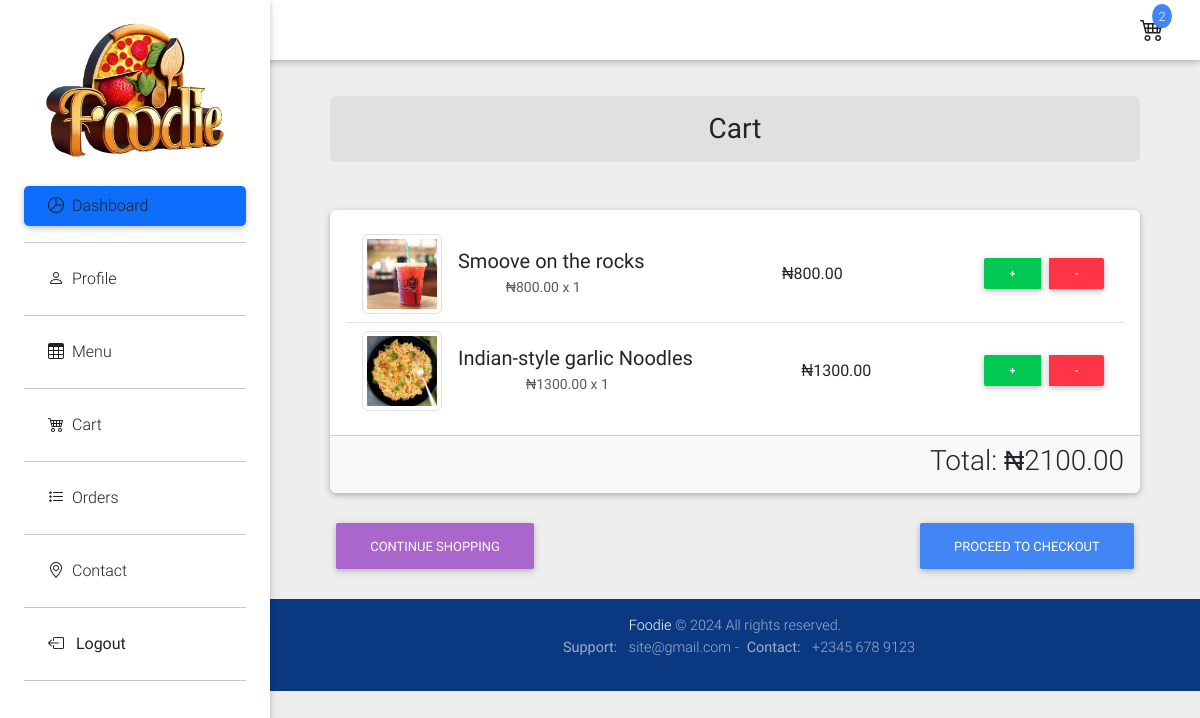
The app's page /cart/ (signed in), older data.
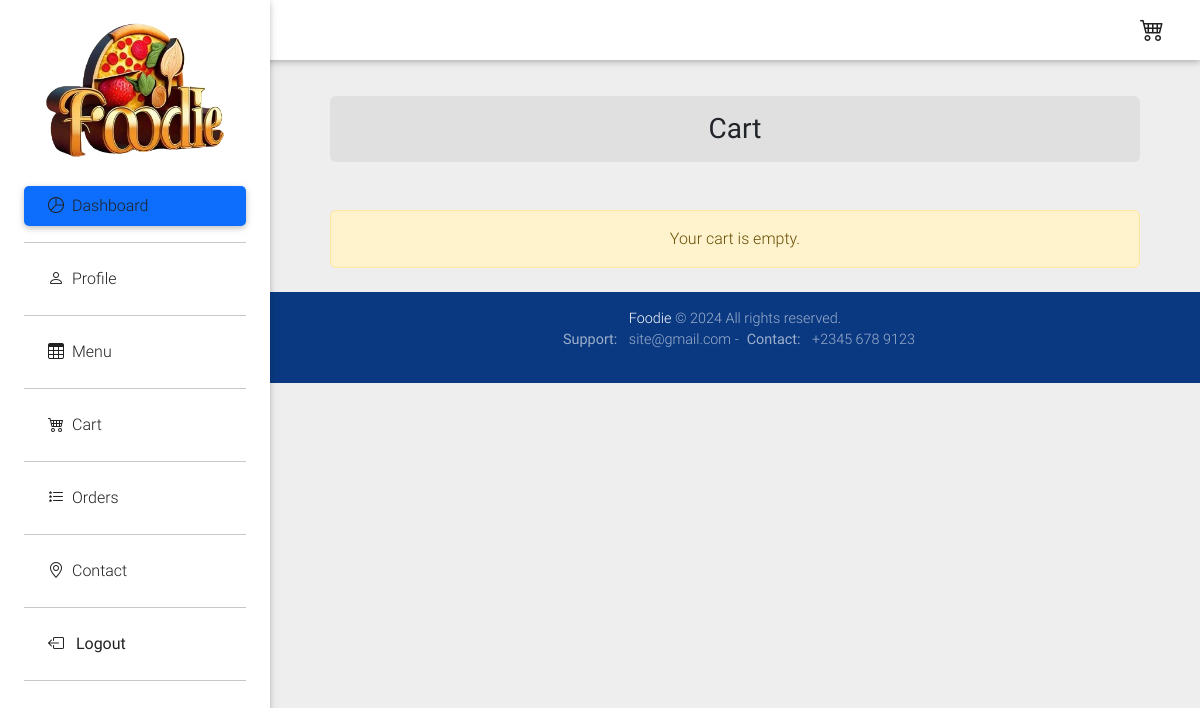
The same page, newer data.
### cart/models.py (models this page shows, shortened)
class CartItem(models.Model):
    cart = models.ForeignKey(Cart, related_name='items', on_delete=models.CASCADE)
    menu_item = models.ForeignKey(MenuItem, on_delete=models.CASCADE)
    quantity = models.PositiveIntegerField(default=1)
    class Meta:
        unique_together = ('cart', 'menu_item')
    def get_cost(self):
        return self.menu_item.price * self.quantity

class Cart(models.Model):
    user = models.OneToOneField(settings.AUTH_USER_MODEL, on_delete=models.CASCADE)
    created_at = models.DateTimeField(auto_now_add=True)
    def get_total_cost(self):
        return sum(item.get_cost() for item in self.items.all())

### menu/models.py (models this page shows, shortened)
class MenuItem(models.Model):
    name = models.CharField(max_length=255)
    image = models.ImageField(upload_to='menu_images/', blank=True, null=True)  # New field
    description = models.TextField()
    price = models.DecimalField(max_digits=10, decimal_places=2)
    category = models.ForeignKey(Category, related_name='items', on_delete=models.CASCADE)

### cart/views.py (the view)
# urls.py: path('', cart_detail, name='cart_detail'),
@login_required
def cart_detail(request):
    cart, created = Cart.objects.get_or_create(user=request.user)
    carts = get_object_or_404(Cart, user=request.user)
    cart_count = carts.items.count()
    return render(request, 'cart/cart_detail.html', {'cart': cart, 'cart_count': cart_count,})

### core/context_processors.py (called while the page is built)
def site_settings(request):
    settings = SiteSettings.objects.first()
    return {'site_settings': settings}

### cart/templates/cart/cart_detail.html (shortened to what this page needs)
{% extends 'accounts/base.html' %}
{% block content %}
<main class="pt-5  mx-lg-5">
    <div class="container">
        <h3 class="my-5 rounded p-3 bg-light text-center"><strong>Cart</strong></h3>
        {% if cart.items.all %}
            <div class="card mb-4">
                <div class="card-body">
                    <ul class="list-group list-group-flush">
                        {% for item in cart.items.all %}
                            <li class="list-group-item d-flex justify-content-between align-items-center">
                                <div class="d-flex align-items-center flex-column flex-sm-row">
                                    <img src="{{ item.menu_item.image.url }}" alt="{{ item.menu_item.name }}" class="img-thumbnail mr-sm-3 mb-2 mb-sm-0" style="max-width: 80px;">
                                    <div>
                                        <h5 class="mb-1 ms-3 text-center text-sm-left">{{ item.menu_item.name }}</h5>
                                        <small class="text-muted d-block text-center text-sm-left">&#x20A6;{{ item.menu_item.price }} x {{ item.quantity }}</small>
                                    </div>
                                </div>
                                <span class="font-weight-bold">&#x20A6;{{ item.get_cost }}</span>
                                <div class="btn-group btn-group-sm">
                                    <a href="{% url 'add_to_cart' item.menu_item.id %}" class="btn btn-success m-1 btn-sm"><strong>+</strong></a>
                                    <a href="{% url 'remove_from_cart' item.menu_item.id %}" class="btn btn-danger m-1 btn-sm"><strong>-</strong></a>
                                </div>
                            </li>
                        {% endfor %}
                    </ul>
                </div>
                <div class="card-footer text-end">
                    <h3>Total: &#x20A6;{{ cart.get_total_cost }}</h3>
                </div>
            </div>
            <div class="d-flex justify-content-between">
                <a href="{% url 'menu_list' %}" class="btn btn-secondary">Continue Shopping</a>
                <a href="{% url 'order_create' %}" class="btn btn-primary">Proceed to Checkout</a>
            </div>
        {% else %}
            <div class="alert alert-warning text-center" role="alert">
                Your cart is empty.
            </div>
        {% endif %}
    </div>
</main>
{% endblock %}

### accounts/templates/accounts/base.html (shortened to what this page needs)
<!DOCTYPE html>
<html lang="en">
{% load static %}
<head>
  <link rel="stylesheet" href="https://use.fontawesome.com/releases/v5.11.2/css/all.css">
  <link href="{% static 'assets/bootstrap/css/bootstrap.min.css' %}" rel="stylesheet">
  <link href="{% static 'assets/css/mdb.min.css' %}" rel="stylesheet">
  <link href="{% static 'assets/bootstrap-icons/bootstrap-icons.css' %}" rel="stylesheet">
  <link href="{% static 'assets/css/style.min.css' %}" rel="stylesheet">
</head>
<body class="grey lighten-3">
  <header>
    <nav class="navbar fixed-top navbar-expand-lg navbar-light white scrolling-navbar">
      <div class="container-fluid">
        <div class="d-flex justify-content-center">
            <div class="cart-icon me-4">
                <a href="{% url 'cart_detail' %}" class="text-dark">
                    <i class="bi bi-cart4"></i>
                </a>
                {% if cart_count > 0 %}
                    <span class="cart-badge bg-primary">{{ cart_count }}</span>
                {% endif %}
            </div>
        </div>
      </div>
    </nav>
    <div class="sidebar-fixed position-fixed" id="navbarSupportedContent">
      <a class="p-3 waves-effect" href="{% url "index" %}">
          <img src="{{ site_settings.site_logo.url }}" class="img-fluid" style="height: 100%; width: 100%;" alt="Logo">
      </a>
      <div class="list-group list-group-flush">
          <ul class="nav nav-pills flex-column mb-auto">
              <li class="nav-item">
                  <a href="{% url "dashboard" %}" class="nav-link mb-2 text-dark active" aria-current="page">
                      <i class="mx-2 bi bi-pie-chart mr-3"></i>Dashboard
                  </a>
                  <hr>
              </li>
              <li class="nav-item">
                  <a href="{% url "profile" %}" class="nav-link mb-2 text-dark" aria-current="page">
                      <i class="mx-2 bi bi-person mr-3"></i>Profile
                  </a>
                  <hr>
              </li>
              <li class="nav-item">
                  <a href="{% url "menu_list" %}" class="nav-link mb-2 text-dark" aria-current="page">
                      <i class="mx-2 bi bi-table mr-3"></i>Menu
                  </a>
                  <hr>
              </li>
              <li class="nav-item">
                  <a href="{% url "cart_detail" %}" class="nav-link mb-2 text-dark" aria-current="page">
                      <i class="mx-2 bi bi-cart4 mr-3"></i>Cart
                  </a>
                  <hr>
              </li>
              <li class="nav-item">
                  <a href="{% url "orders" %}" class="nav-link mb-2 text-dark" aria-current="page">
                      <i class="mx-2 bi bi-list-stars mr-3"></i>Orders
                  </a>
                  <hr>
              </li>
              <li class="nav-item">
                <a href="{% url "contact" %}" class="nav-link mb-2 text-dark" aria-current="page">
                    <i class="mx-2 bi bi-geo-alt mr-3"></i>Contact
                </a>
                <hr>
              </li>
              <li class="nav-item">
                  <div class="nav-link mb-2 text-dark" aria-current="page">
                      <i class="mx-2 bi bi-box-arrow-left mr-3"></i>
                      <form method="post" action="{% url 'logout' %}" class="d-inline">
                          <button type="submit" class="bg-transparent border-0 p-0 text-dark" style="text-align: left;">Logout</button>
                      </form>
                  </div>
                  <hr>
              </li>
          </ul>
      </div>
  </div>
  </header>
  {% block content %}
  {% endblock %}
  <footer class="page-footer text-center font-small primary-color-dark darken-2 mt-4 wow fadeIn">
    <div class="footer-copyright py-3">
      <a href="{% url "index" %}" target="_blank">{{ site_settings.site_title }}</a> © 2024 All rights reserved.
      <p><strong class="mx-2">Support: </strong>{{ site_settings.support_email }} -<strong class="mx-2">Contact: </strong>{{ site_settings.contact_number }}</p>
    </div>
  </footer>
</body>
</html>

Row changes from the older to the newer data that the page shows:
removed CartItem: menu_item.image (picture), menu_item.name "Smoove on the rocks", menu_item.price "800.00", quantity "1", get_cost "800.00"
removed CartItem: menu_item.image (picture), menu_item.name "Indian-style garlic Noodles", menu_item.price "1300.00", quantity "1", get_cost "1300.00"
no longer on this page (row unchanged): Cart: get_total_cost "2100.00"
Text that changed along with them:
{{ cart_count }}: "2" → (not shown)
text no longer shown: "Total: ₦ CONTINUE SHOPPING PROCEED TO CHECKOUT"
text now shown: "Your cart is empty."
